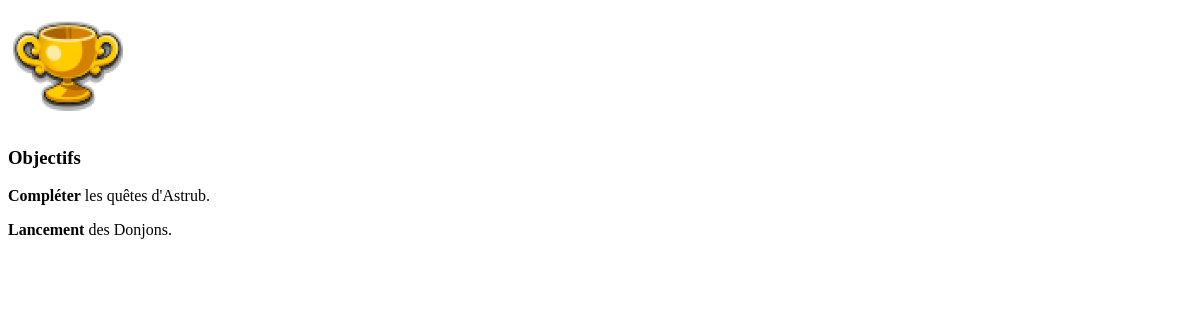
Before: /app/guide/3/objectives/ with the older database file.
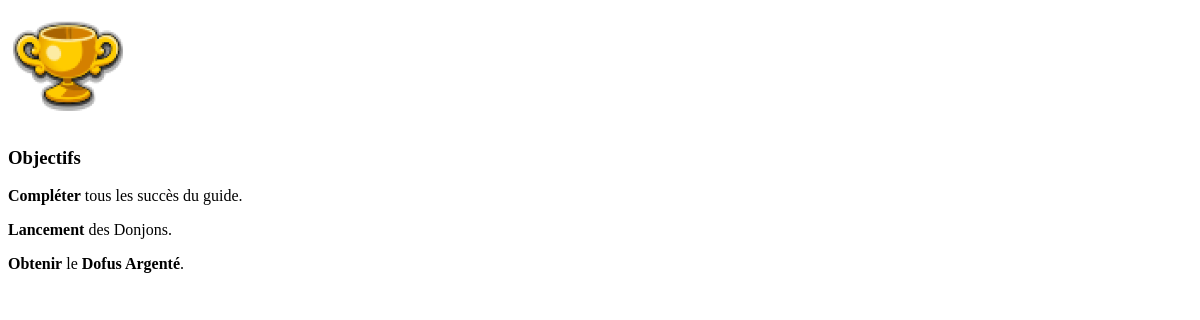
After: the same page with the newer database file.
### app/models.py (models this page shows, shortened)
class Guide(models.Model):
    title = models.CharField(max_length=255, verbose_name="Titre")
    objectives = models.TextField("Objectifs", null=True, blank=True)
    important_info = models.TextField("Informations importantes", null=True, blank=True)
    explanations = models.TextField("Guide", null=True, blank=True)
    page = models.FloatField()
    recommended_level = models.IntegerField(verbose_name="Niveau recommandé", null=True, blank=True)
    alignment = models.ForeignKey(
        Alignment,
        on_delete=models.CASCADE,
        related_name="guides",
        null=True,
        blank=True,
        verbose_name="Alignement",
    )
    created_at = models.DateTimeField(
        auto_now_add=True, verbose_name="Date de création"
    )
    updated_at = models.DateTimeField(auto_now=True, verbose_name="Date de mise à jour")
    created_in_version = models.FloatField(
        default=GAME_VERSION, verbose_name="Créer en version"
    )
    updated_for_version = models.FloatField(
        default=GAME_VERSION,
        blank=True,
        null=True,
        verbose_name="Mis à jour lors de la version",
    )
    achievement = models.ManyToManyField(
        Achievement, through="GuideAchievement", related_name="guides"
    )
    is_last_seen = models.BooleanField(default=False)
    is_visible = models.BooleanField(default=True, verbose_name="Visible")
    class Meta:
        ordering = ["page"]
        verbose_name = "Guide"
        verbose_name_plural = "Guides"

### app/views.py (the view)
def guide_objectives_partial(request, guide_id):
    guide = get_object_or_404(Guide, id=guide_id)
    return render(request, "sections/objectives.html", {"guide": guide})

### app/templates/sections/objectives.html (shortened to what this page needs)
{% load static %}
<div class="title">
  <div class="imgBackground">
    <img src="{% static 'medias/icons/achievement.png' %}" alt="" />
  </div>
  <h3>Objectifs</h3>
</div>
<div class="content">
  <turbo-frame id="frame_objectives">
    {{ guide.objectives|safe }}
  </turbo-frame>
</div>

Changed rows visible on the page:
changed Guide: objectives "Compléter les quêtes d'Astrub. Lancement des Donjons ." → "Compléter tous les succès du guide. Lancement des Donjons . Obtenir le Dofus Argenté ."
